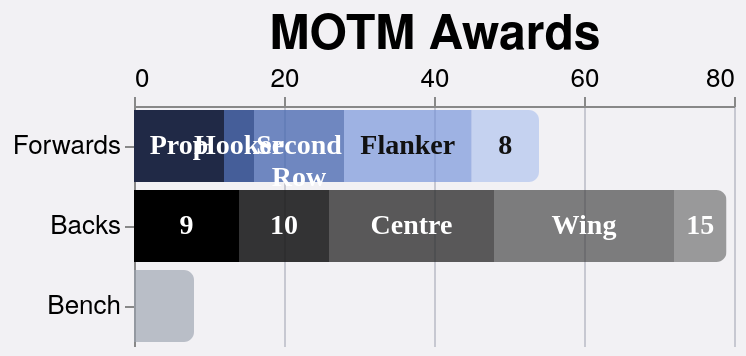

This figure's Vega-Lite source:
### Vega-Lite specification from a JSON file in a GitHub repository (floating-point values rounded to 4 significant figures; data arrays with more than 128 entries replaced by an {"elided": "..."} marker saying what was removed)
{"config": {"axis": {"labelFont": "PT Sans Narrow, Helvetica Neue, Helvetica, Arial, sans-serif", "titleFont": "PT Sans Narrow, Helvetica Neue, Helvetica, Arial, sans-serif", "labelFontSize": 13, "titleFontSize": 24, "gridColor": "#202947", "gridOpacity": 0.2, "zindex": 1}, "text": {"font": "Lato, sans-serif"}, "bar": {"cornerRadiusEnd": 5}, "header": {"labelFont": "PT Sans Narrow, Helvetica Neue, Helvetica, Arial, sans-serif", "titleFont": "PT Sans Narrow, Helvetica Neue, Helvetica, Arial, sans-serif", "labelFontSize": 24, "titleFontSize": 28, "labelFontWeight": "bold", "orient": "left"}, "legend": {"labelFont": "PT Sans Narrow, Helvetica Neue, Helvetica, Arial, sans-serif", "titleFont": "PT Sans Narrow, Helvetica Neue, Helvetica, Arial, sans-serif", "labelFontSize": 14, "titleFontSize": 16, "titlePadding": 5, "fillColor": "white", "strokeColor": "black", "padding": 10, "titleFontWeight": "lighter", "titleFontStyle": "italic", "titleColor": "gray", "offset": 10}, "title": {"font": "PT Sans Narrow, Helvetica Neue, Helvetica, Arial, sans-serif", "fontSize": 48, "fontWeight": "bold", "anchor": "start", "align": "center", "titlePadding": 20, "subtitlePadding": 10, "subtitleFontSize": 13, "subtitleColor": "", "subtitleFontStyle": "italic", "offset": 15, "color": "black"}, "axisX": {"labelAngle": 0}, "facet": {"title": null, "header": null, "align": {"row": "each", "column": "each"}}, "resolve": {"scale": {"y": "independent", "facet": "independent"}}, "background": "#f2f1f4", "scale": {"offsetBandPaddingOuter": 0.2, "offsetBandPaddingInner": 0.1}, "view": {"stroke": null, "background": "transparent"}}, "layer": [{"mark": {"type": "bar", "strokeWidth": 0.8}, "encoding": {"color": {"field": "segment_color", "legend": null, "scale": null, "type": "nominal"}, "opacity": {"field": "position_opacity", "legend": null, "scale": null, "type": "quantitative"}, "order": {"field": "position_sort", "sort": "ascending", "type": "quantitative"}, "tooltip": [{"field": "unit", "title": "Unit", "type": "nominal"}, {"field": "position", "title": "Position", "type": "nominal"}, {"field": "motm_awards", "title": "MOTM Awards", "type": "quantitative"}, {"field": "unit_total", "title": "Unit Total", "type": "quantitative"}, {"field": "segment_share", "format": ".0%", "title": "Share", "type": "quantitative"}], "x": {"axis": {"format": ".0f", "orient": "top", "tickCount": 3, "title": "MOTM Awards"}, "field": "motm_awards", "type": "quantitative"}, "y": {"field": "unit", "sort": ["Forwards", "Backs", "Bench"], "title": null, "type": "nominal"}}, "transform": [{"filter": "length(seasonParam) === 0 || indexof(seasonParam, datum.season) >= 0"}, {"filter": "length(gameTypesParam) === 0 || indexof(gameTypesParam, datum.game_type) >= 0"}, {"filter": "squadParam === \"All\" || datum.squad === squadParam"}, {"aggregate": [{"op": "sum", "field": "motm_awards", "as": "motm_awards"}, {"op": "min", "field": "position_sort", "as": "position_sort"}, {"op": "max", "field": "position_opacity", "as": "position_opacity"}, {"op": "max", "field": "label_color", "as": "label_color"}], "groupby": ["unit", "unit_sort", "position"]}, {"joinaggregate": [{"op": "sum", "field": "motm_awards", "as": "unit_total"}], "groupby": ["unit"]}, {"calculate": "datum.unit_total > 0 ? datum.motm_awards / datum.unit_total : 0", "as": "segment_share"}, {"calculate": "datum.unit === 'Forwards' ? (datum.position === 'Prop' ? '#202946' :  datum.position === 'Hooker' ? '#2e4b8c' :  datum.position === 'Second Row' ? '#4667b0' :  datum.position === 'Flanker' ? '#6f8fda' : '#9eb6ee') : datum.unit === 'Backs' ? (datum.position === 'Scrum Half' ? 'black' :  datum.position === 'Fly Half' ? '#1a1a1a' :  datum.position === 'Centre' ? '#2a2a2a' :  datum.position === 'Wing' ? '#3a3a3a' : '#4a4a4a') : '#9ca3af'", "as": "segment_color"}, {"filter": "datum.motm_awards > 0"}]}, {"mark": {"type": "text", "align": "center", "baseline": "middle", "font": "PT Sans Narrow", "fontSize": 14, "fontWeight": "bold", "lineBreak": "\n"}, "encoding": {"color": {"field": "label_color", "legend": null, "scale": null, "type": "nominal"}, "opacity": {"condition": {"test": "datum.unit !== 'Bench' && (datum.motm_awards >= 2 || datum.segment_share >= 0.16)", "value": 1}, "value": 0}, "text": {"condition": {"test": "datum.unit !== 'Bench' && (datum.motm_awards >= 2 || datum.segment_share >= 0.16)", "field": "position_label_display", "type": "nominal"}, "value": ""}, "x": {"field": "x_mid", "type": "quantitative"}, "y": {"field": "unit", "sort": ["Forwards", "Backs", "Bench"], "title": null, "type": "nominal"}}, "transform": [{"filter": "length(seasonParam) === 0 || indexof(seasonParam, datum.season) >= 0"}, {"filter": "length(gameTypesParam) === 0 || indexof(gameTypesParam, datum.game_type) >= 0"}, {"filter": "squadParam === \"All\" || datum.squad === squadParam"}, {"aggregate": [{"op": "sum", "field": "motm_awards", "as": "motm_awards"}, {"op": "min", "field": "position_sort", "as": "position_sort"}, {"op": "max", "field": "position_opacity", "as": "position_opacity"}, {"op": "max", "field": "label_color", "as": "label_color"}], "groupby": ["unit", "unit_sort", "position"]}, {"joinaggregate": [{"op": "sum", "field": "motm_awards", "as": "unit_total"}], "groupby": ["unit"]}, {"calculate": "datum.unit_total > 0 ? datum.motm_awards / datum.unit_total : 0", "as": "segment_share"}, {"calculate": "datum.unit === 'Forwards' ? (datum.position === 'Prop' ? '#202946' :  datum.position === 'Hooker' ? '#2e4b8c' :  datum.position === 'Second Row' ? '#4667b0' :  datum.position === 'Flanker' ? '#6f8fda' : '#9eb6ee') : datum.unit === 'Backs' ? (datum.position === 'Scrum Half' ? 'black' :  datum.position === 'Fly Half' ? '#1a1a1a' :  datum.position === 'Centre' ? '#2a2a2a' :  datum.position === 'Wing' ? '#3a3a3a' : '#4a4a4a') : '#9ca3af'", "as": "segment_color"}, {"filter": "datum.motm_awards > 0"}, {"groupby": ["unit"], "stack": "motm_awards", "sort": [{"field": "position_sort", "order": "ascending"}], "as": ["x0", "x1"]}, {"calculate": "(datum.x0 + datum.x1) / 2", "as": "x_mid"}, {"calculate": "datum.position === 'Second Row' ? 'Second\\nRow' : datum.position === 'Number 8' ? 'No.\\n8' : datum.position === 'Scrum Half' ? 'Scrum\\nHalf' : datum.position === 'Fly Half' ? 'Fly\\nHalf' : datum.position === 'Full Back' ? 'Full\\nBack' : datum.position", "as": "position_label_multiline"}, {"calculate": "datum.position === 'Second Row' ? 'Lock' : datum.position === 'Number 8' ? '8' : datum.position === 'Scrum Half' ? '9' : datum.position === 'Fly Half' ? '10' : datum.position === 'Full Back' ? '15' : datum.position", "as": "position_label_compact"}, {"calculate": "(datum.segment_share < 0.2 || datum.motm_awards < 4) ? datum.position_label_compact : datum.position_label_multiline", "as": "position_label_display"}]}], "data": {"name": "data-2f6574bf6f39417ac3136177b772833e"}, "height": {"step": 40}, "params": [{"name": "seasonParam", "value": []}, {"name": "gameTypesParam", "value": []}, {"name": "squadParam", "value": "All"}], "width": 300, "$schema": "https://vega.github.io/schema/vega-lite/v5.20.1.json", "datasets": {"data-2f6574bf6f39417ac3136177b772833e": {"elided": "129 records"}}}
